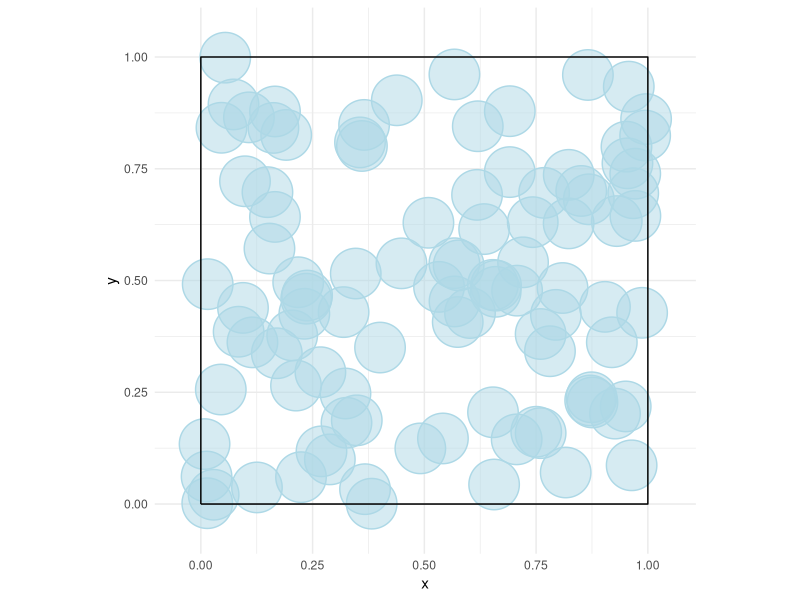

Write the R code that produced this figure.
## ---- chunk 1
library(ggplot2)
throw_disk <- \(n = 1, r = sqrt(1 / (pi * n))){
  dplyr::tibble(x = runif(n), y = runif(n), r = r)
}

throw_disk(n = 1e2) |>
  ggplot() + 
  ggforce::geom_circle(aes(x0 = x, y0 = y, r = r), fill = "lightblue", color = "lightblue", alpha = .5) + 
  geom_path(data = dplyr::tibble(x = c(0, 1, 1, 0, 0), y = c(0, 0, 1, 1, 0)), aes(x = x, y = y)) + 
  theme_minimal() + 
  coord_fixed(ratio = 1)
